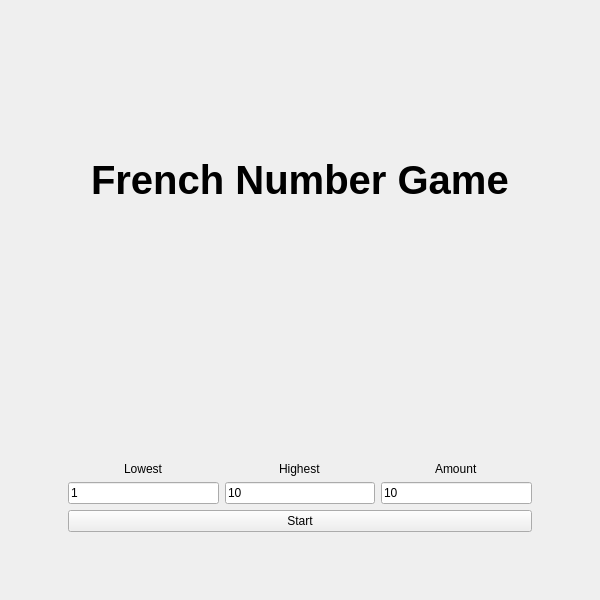
<?xml version="1.0" encoding="UTF-8"?>
<ui version="4.0">
 <class>MainMenu</class>
 <widget class="QMainWindow" name="MainMenu">
  <property name="geometry">
   <rect>
    <x>0</x>
    <y>0</y>
    <width>600</width>
    <height>600</height>
   </rect>
  </property>
  <property name="windowTitle">
   <string>MainMenu</string>
  </property>
  <widget class="QWidget" name="centralwidget">
   <layout class="QVBoxLayout" name="verticalLayout">
    <item>
     <widget class="QStackedWidget" name="stackedWidget">
      <widget class="QWidget" name="GameSettingsScreen">
       <layout class="QVBoxLayout" name="verticalLayout_3" stretch="60,0,40">
        <item alignment="Qt::AlignHCenter">
         <widget class="QLabel" name="MenuLabel">
          <property name="styleSheet">
           <string notr="true">font-size: 40px;
font-weight: bold;</string>
          </property>
          <property name="text">
           <string>French Number Game</string>
          </property>
         </widget>
        </item>
        <item alignment="Qt::AlignHCenter">
         <widget class="QLabel" name="ErrorLabel">
          <property name="styleSheet">
           <string notr="true">color:red;</string>
          </property>
          <property name="text">
           <string/>
          </property>
         </widget>
        </item>
        <item>
         <layout class="QGridLayout" name="gridLayout">
          <property name="leftMargin">
           <number>50</number>
          </property>
          <property name="topMargin">
           <number>50</number>
          </property>
          <property name="rightMargin">
           <number>50</number>
          </property>
          <property name="bottomMargin">
           <number>50</number>
          </property>
          <item row="1" column="1">
           <widget class="QLineEdit" name="HighestInput">
            <property name="text">
             <string>10</string>
            </property>
           </widget>
          </item>
          <item row="0" column="2" alignment="Qt::AlignHCenter|Qt::AlignBottom">
           <widget class="QLabel" name="AmountLabel">
            <property name="text">
             <string>Amount</string>
            </property>
           </widget>
          </item>
          <item row="0" column="0" alignment="Qt::AlignHCenter|Qt::AlignBottom">
           <widget class="QLabel" name="LowestLabel">
            <property name="text">
             <string>Lowest</string>
            </property>
           </widget>
          </item>
          <item row="0" column="1" alignment="Qt::AlignHCenter|Qt::AlignBottom">
           <widget class="QLabel" name="HighestLabel">
            <property name="text">
             <string>Highest</string>
            </property>
           </widget>
          </item>
          <item row="2" column="0" colspan="3">
           <widget class="QPushButton" name="StartButton">
            <property name="text">
             <string>Start</string>
            </property>
           </widget>
          </item>
          <item row="1" column="0">
           <widget class="QLineEdit" name="LowestInput">
            <property name="text">
             <string>1</string>
            </property>
           </widget>
          </item>
          <item row="1" column="2">
           <widget class="QLineEdit" name="AmountInput">
            <property name="text">
             <string>10</string>
            </property>
           </widget>
          </item>
         </layout>
        </item>
       </layout>
      </widget>
      <widget class="QWidget" name="MainMenuScreen">
       <layout class="QVBoxLayout" name="verticalLayout_4">
        <item alignment="Qt::AlignHCenter|Qt::AlignVCenter">
         <widget class="QLabel" name="MenuLabel_2">
          <property name="styleSheet">
           <string notr="true">font-size: 40px;
font-weight: bold;</string>
          </property>
          <property name="text">
           <string>French Number Game</string>
          </property>
         </widget>
        </item>
        <item>
         <widget class="QPushButton" name="SinglePlayerButton">
          <property name="text">
           <string>Single Player</string>
          </property>
         </widget>
        </item>
        <item>
         <widget class="QPushButton" name="MultiPlayerButton">
          <property name="text">
           <string>Multiplayer</string>
          </property>
         </widget>
        </item>
       </layout>
      </widget>
      <widget class="QWidget" name="MultiPlayerSettingsScreen">
       <layout class="QVBoxLayout" name="verticalLayout_2">
        <item alignment="Qt::AlignHCenter">
         <widget class="QLabel" name="label">
          <property name="text">
           <string>Mutliplayer!!</string>
          </property>
         </widget>
        </item>
        <item>
         <layout class="QGridLayout" name="gridLayout_2">
          <item row="1" column="1">
           <widget class="QLineEdit" name="PortInput"/>
          </item>
          <item row="1" column="0">
           <widget class="QLineEdit" name="lineEdit"/>
          </item>
          <item row="0" column="0" alignment="Qt::AlignHCenter|Qt::AlignBottom">
           <widget class="QLabel" name="label_2">
            <property name="text">
             <string>Host IP</string>
            </property>
           </widget>
          </item>
          <item row="0" column="1" alignment="Qt::AlignHCenter|Qt::AlignBottom">
           <widget class="QLabel" name="label_3">
            <property name="text">
             <string>Port</string>
            </property>
           </widget>
          </item>
         </layout>
        </item>
        <item>
         <widget class="QPushButton" name="StartServerButton">
          <property name="text">
           <string>Start  Server</string>
          </property>
         </widget>
        </item>
        <item>
         <widget class="QPushButton" name="JoinServerButton">
          <property name="text">
           <string>Join Server</string>
          </property>
         </widget>
        </item>
        <item>
         <widget class="QPushButton" name="MainMenuButton">
          <property name="text">
           <string>Main Menu</string>
          </property>
         </widget>
        </item>
       </layout>
      </widget>
     </widget>
    </item>
   </layout>
  </widget>
 </widget>
 <resources/>
 <connections/>
</ui>
